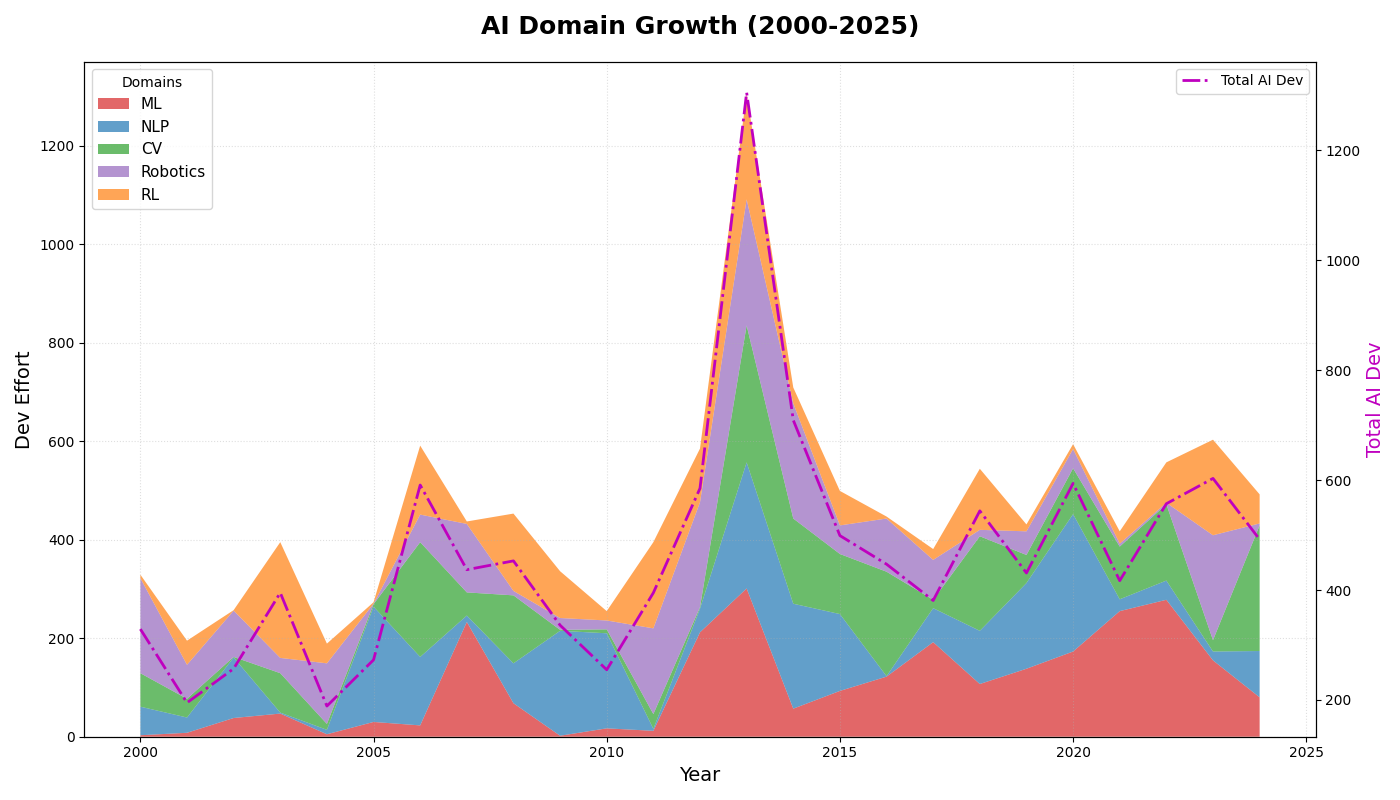

Generate this figure with Python:
import matplotlib.pyplot as plt
import numpy as np

years = np.arange(2000, 2025)

machine_learning = np.array([3, 8, 38, 47, 5, 30, 23, 233, 68, 2, 17, 12, 212, 301, 57, 93, 122, 192, 107, 138, 173, 255, 278, 155, 80])
natural_language_processing = np.array([58, 31, 123, 2, 9, 234, 139, 13, 81, 213, 193, 4, 48, 256, 213, 156, 1, 69, 108, 174, 279, 24, 39, 18, 94])
computer_vision = np.array([68, 38, 1, 80, 12, 5, 233, 47, 138, 2, 8, 30, 3, 278, 173, 122, 212, 17, 192, 57, 93, 107, 155, 23, 255])
robotics = np.array([193, 69, 94, 31, 123, 1, 56, 139, 9, 24, 18, 174, 213, 256, 234, 58, 108, 81, 13, 48, 39, 6, 3, 213, 4])
reinforcement_learning = np.array([7, 49, 1, 235, 40, 3, 140, 5, 157, 95, 19, 175, 109, 214, 32, 70, 4, 22, 124, 14, 10, 25, 82, 194, 59])

cumulative_ai = machine_learning + natural_language_processing + computer_vision + robotics + reinforcement_learning

fig, ax = plt.subplots(figsize=(14, 8))

ax.stackplot(
    years,
    machine_learning,
    natural_language_processing,
    computer_vision,
    robotics,
    reinforcement_learning,
    labels=['ML', 'NLP', 'CV', 'Robotics', 'RL'],
    # Shuffled colors for different data groups
    colors=['#d62728', '#1f77b4', '#2ca02c', '#9467bd', '#ff7f0e'],
    alpha=0.7
)

ax2 = ax.twinx()
ax2.plot(years, cumulative_ai, 'm-.', linewidth=2, label='Total AI Dev')

ax.set_title("AI Domain Growth (2000-2025)", fontsize=18, fontweight='bold', pad=20)
ax.set_xlabel('Year', fontsize=14)
ax.set_ylabel('Dev Effort', fontsize=14)
ax2.set_ylabel('Total AI Dev', fontsize=14, color='m')

ax.grid(True, linestyle=':', alpha=0.4)
ax.legend(loc='upper left', title='Domains', fontsize=11)
ax2.legend(loc='upper right')

fig.tight_layout()

plt.show()
